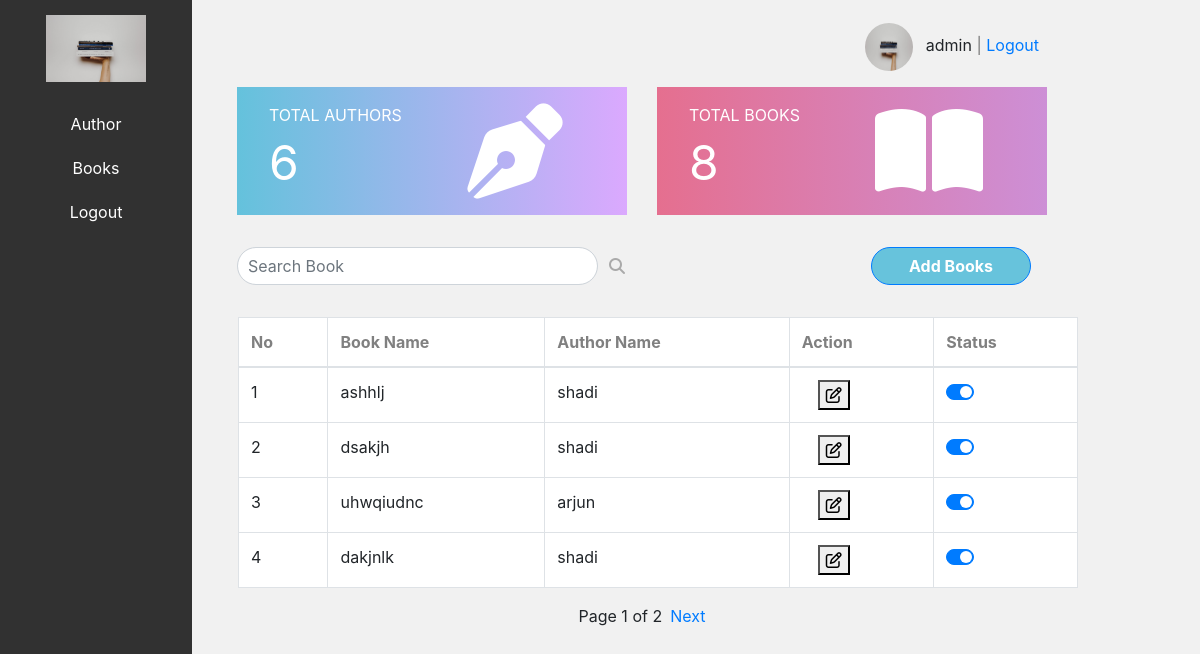
The app's page /books/ (signed in) with its own data.
### Techn_app/models.py (models this page shows, shortened)
class Book(models.Model):
    author = models.ForeignKey(Author, on_delete=models.CASCADE)
    title = models.CharField(max_length=200)
    is_active = models.BooleanField(default=True)
    created_date = models.DateField(auto_now_add=True)

class Author(models.Model):
    name = models.CharField(max_length=100)
    is_active = models.BooleanField(default=True)
    username = models.CharField(max_length=100)
    email = models.EmailField(max_length=100)

### Techn_app/views.py (the view, shortened to what this page needs)
# urls.py: path('books/', Books.as_view(), name='books'),
class Books(View):
    def get(self, request):
        if request.user.is_authenticated:
            search_query = request.GET.get('search', '')
            books_list = Book.objects.filter(title__icontains=search_query)
            paginator = Paginator(books_list, 4)
            page = request.GET.get('page', 1)
            try:
                books = paginator.page(page)
            except PageNotAnInteger:
                books = paginator.page(1)
            except EmptyPage:
                books = paginator.page(paginator.num_pages)
            authors = Author.objects.all()
            author_count = len(authors)
            bookss = Book.objects.all()
            book_count = len(bookss)
            return render(request, 'Books.html', {'books': books, 'authors': authors, 'author_count': author_count, 'book_count': book_count})
        else:
            return redirect('login')

### templates/Books.html (shortened to what this page needs)
{% extends 'Home.html' %}
{% block body %}
<div class="container">
    <div class="row">
        <div class="col-md-6 mb-3">
            <div class="box" style="background: linear-gradient(to right, #64C2DC, #DBA9FE);">
                <div class="content">
                    <p>TOTAL AUTHORS</p>
                    <p style="font-size: 3rem; margin-top: -1rem;">{{ author_count }}</p>
                </div>
                <i class="fa-solid fa-pen-nib"></i>
            </div>
        </div>
        <div class="col-md-6 mb-3">
            <div class="box" style="background: linear-gradient(to right, #E56F8F, #CD8FD6);">
                <div class="content">
                    <p>TOTAL BOOKS</p>
                    <p style="font-size: 3rem; margin-top: -1rem;">{{ book_count }}</p>
                </div>
                <i class="fa-solid fa-book-open"></i>
            </div>
        </div>
    </div>
</div>
<div class="container">
    <div class="row justify-content-between mt-3 ml-3 mr-3">
        <form method="GET" action="{% url 'books' %}" class="d-flex">
            <div class="input-group" style="width: 25rem;margin-left:-1rem;">
                <input type="text" class="form-control" name="search" placeholder="Search Book" aria-label="Search book" aria-describedby="searchIcon" style="border-radius: 20px; padding-left: 10px;">
                <div class="input-group-append">
                    <span class="input-group-text" id="searchIcon" style="background-color: transparent; border: none;margin-bottom:2rem;">
                        <i class="fas fa-search" style="color: #aaa;"></i>
                    </span>
                </div>
            </div>
        </form>
        <button type="submit" style="border-radius: 20px; width: 10rem; background-color: #67C3DC; font-weight: bold; margin-bottom: 2rem;" class="btn btn-primary btn-block ml-auto" data-toggle="modal" data-target="#addBookModal">
            Add Books
        </button>
    </div>
</div>
  <table class="table table-bordered" style="margin-left: 1rem; margin-right: 2rem;">
    <thead style="background-color:white;font-weight:400;color:grey;">
        <tr>
            <th>No</th>
            <th>Book Name</th>
            <th>Author Name</th>
            <th>Action</th>
            <th>Status</th>
        </tr>
    </thead>
    <tbody>
        {% if books %}
            {% for book in books %}
                <tr>
                    <td>{{ forloop.counter }}</td>
                    <td>{{ book.title }}</td>
                    <td>{{ book.author.name }}</td>
                    <td>
                        <button type="button" style="margin-left:1rem;margin-right:-2rem;" data-toggle="modal" data-target="#editBookModal{{ book.id }}" title="Edit Book">
                            <i class="far fa-edit"></i>
                        </button>
                    </td>
                    <td>
                        <div class="custom-control custom-switch">
                        </div>
                    </td>
                </tr>
            {% endfor %}
        {% else %}
            <tr>
                <td colspan="5" class="text-center">No books found.</td>
            </tr>
        {% endif %}
    </tbody>
  </table>
  <div class="pagination d-flex justify-content-center mt-3">
    <span class="current">
        Page {{ books.number }} of {{ books.paginator.num_pages }}
    </span>
    {% if books.has_next %}
        <a href="?page={{ books.next_page_number }}" class="ml-2">Next</a>
    {% endif %}
</div>
  {% endblock %}

### templates/Home.html (shortened to what this page needs)
{% load static %}
<!DOCTYPE html>
<html lang="en">
<head>
  <link href="https://stackpath.bootstrapcdn.com/bootstrap/4.3.1/css/bootstrap.min.css" rel="stylesheet">
  <link href="https://code.jquery.com/ui/1.12.1/themes/base/jquery-ui.css" rel="stylesheet">
</head>
<body>
  <div class="container-fluid">
    <div class="row">
      <div class="col-md-3 navbar">
        <img src="{% static 'images/pexels-thought-catalog-2228557.jpg' %}" alt="Your Logo" class="navbar-logo img-fluid">
        <div class="navbar-links">
          <ul class="list-unstyled">
            <li><a href="{% url 'authors' %}">Author</a></li>
            <li><a href="{% url 'books' %}">Books</a></li>
            <li><a href="{% url 'logout' %}">Logout</a></li>
          </ul>
        </div>
      </div>
      <div class="col-md-9 page-content">
        <div class="container">
          <div class="container" style="margin-bottom: 1rem;">
            <div class="d-flex justify-content-end mt-2 mr-2">
              <div class="user-info">
                {% if user.is_authenticated %}
                  <img src="{% static 'images/pexels-thought-catalog-2228557.jpg' %}" alt="Profile" style="width: 3rem; height: 3rem;" class="rounded-circle">
                  <span style="margin-left: 8px;">{{ user.username }} <span style="color: #777;">|</span> <a href="{% url 'logout' %}">Logout</a></span>
                {% endif %}
              </div>
            </div>
          </div>
        {% block body %}
        {% endblock %}
      </div>
    </div>
  </div>
</body>
</html>

### templates/Home.html (style rules this page uses)
body { padding: 0; margin: 0; height: 100vh; background-color: #F1F1F1; }
.navbar { background-color: #313131; padding: 15px; width: 12rem; display: block; height: 100%; text-align: center; position: fixed; }
.navbar-logo { width: 100px; margin-bottom: 20px; }
.navbar-links { margin-top: 0; color: #fff; list-style: none; padding: 0; }
.navbar-links a { color: #fff; text-decoration: none; display: block; padding: 10px; }
.page-content { margin-left: 12rem; padding: 15px; }
.box { height: 8rem; width: 100%; display: flex; align-items: center; text-align: left; position: relative; margin-right: 1rem; }
.box .content { flex: 1; color: white; font-size: 1rem; margin-top: 1rem; margin-left: 2rem; }
.box i { font-size: 6rem; color: #fff; margin-right: 4rem; }

### templates/Books.html (style rules this page uses)
table { background-color: white; }

### records on screen
Book: title "ashhlj", author.name "shadi"
Book: title "dsakjh", author.name "shadi"
Book: title "uhwqiudnc", author.name "arjun"
Book: title "dakjnlk", author.name "shadi"

### other values on screen
{{ user.username }} "admin"
{{ author_count }} "6"
{{ book_count }} "8"
{{ books.number }} "1"
{{ books.paginator.num_pages }} "2"
